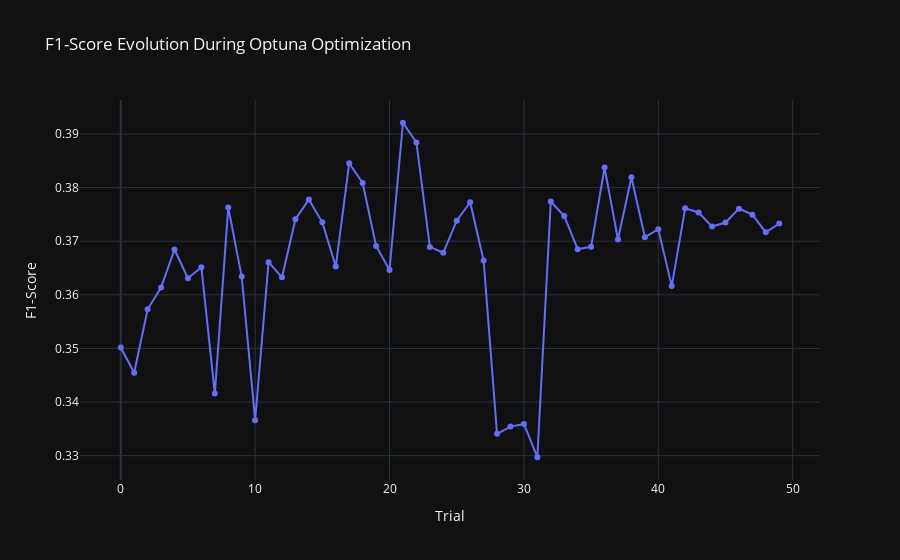

The notebook cell saved with this chart:
### Code cell
visualizations['f1_score_evolution']

### Figure 1 — Plotly figure (JSON) as saved in the notebook; plotly's stock layout.template omitted (floating-point values rounded to 4 significant figures)
{"data": [{"mode": "lines+markers", "name": "F1-score", "type": "scatter", "x": [0, 1, 2, 3, 4, 5, 6, 7, 8, 9, 10, 11, 12, 13, 14, 15, 16, 17, 18, 19, 20, 21, 22, 23, 24, 25, 26, 27, 28, 29, 30, 31, 32, 33, 34, 35, 36, 37, 38, 39, 40, 41, 42, 43, 44, 45, 46, 47, 48, 49], "y": [0.3502, 0.3455, 0.3573, 0.3614, 0.3685, 0.3631, 0.3651, 0.3416, 0.3763, 0.3634, 0.3366, 0.3661, 0.3633, 0.3741, 0.3778, 0.3735, 0.3653, 0.3846, 0.3809, 0.3691, 0.3646, 0.3921, 0.3884, 0.3689, 0.3679, 0.3738, 0.3773, 0.3664, 0.3341, 0.3354, 0.3359, 0.3297, 0.3774, 0.3747, 0.3685, 0.3689, 0.3837, 0.3703, 0.3819, 0.3707, 0.3722, 0.3616, 0.3761, 0.3754, 0.3727, 0.3735, 0.3761, 0.375, 0.3717, 0.3733]}], "layout": {"title": {"text": "F1-Score Evolution During Optuna Optimization"}, "xaxis": {"title": {"text": "Trial"}}, "yaxis": {"title": {"text": "F1-Score"}}}}
